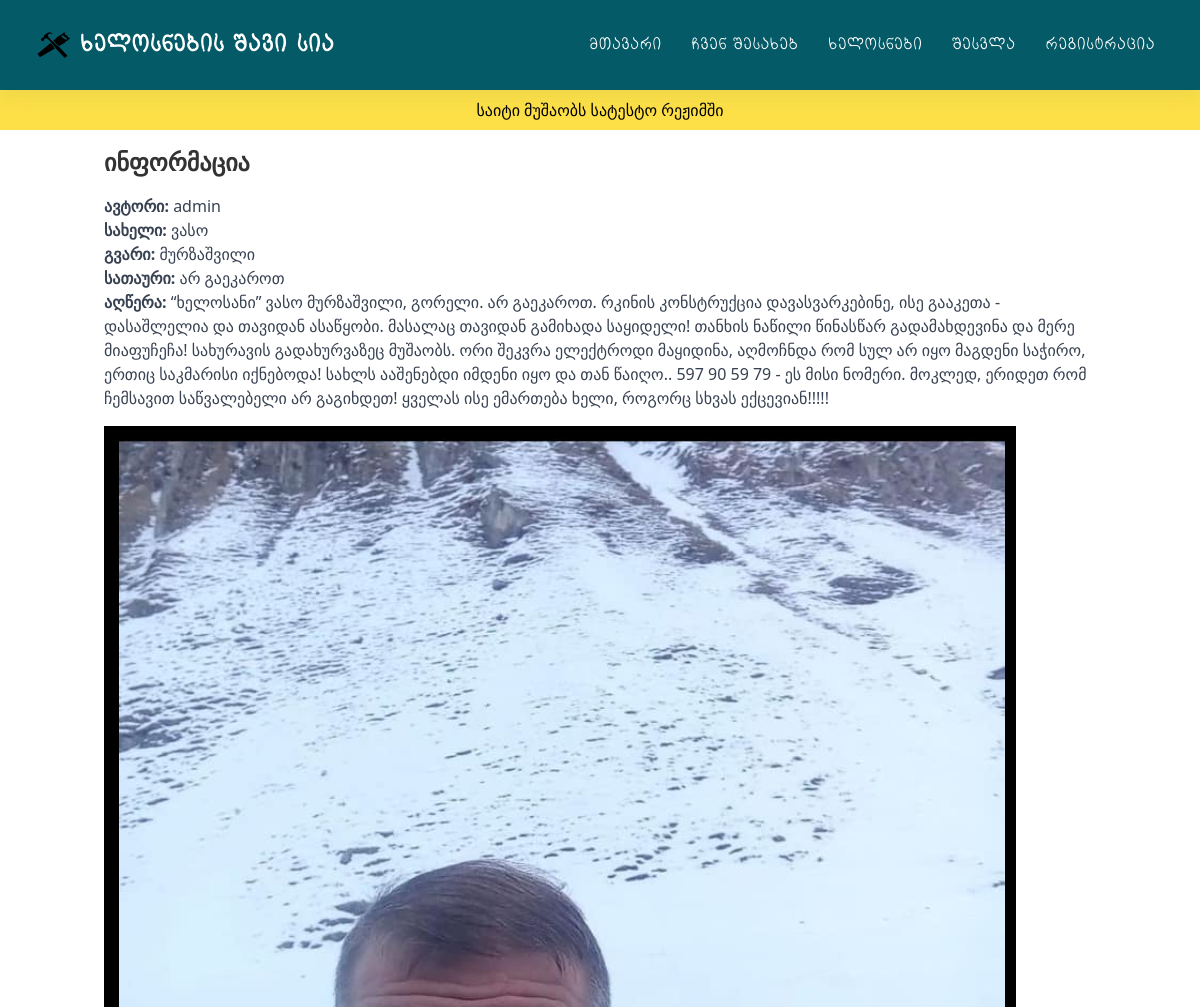
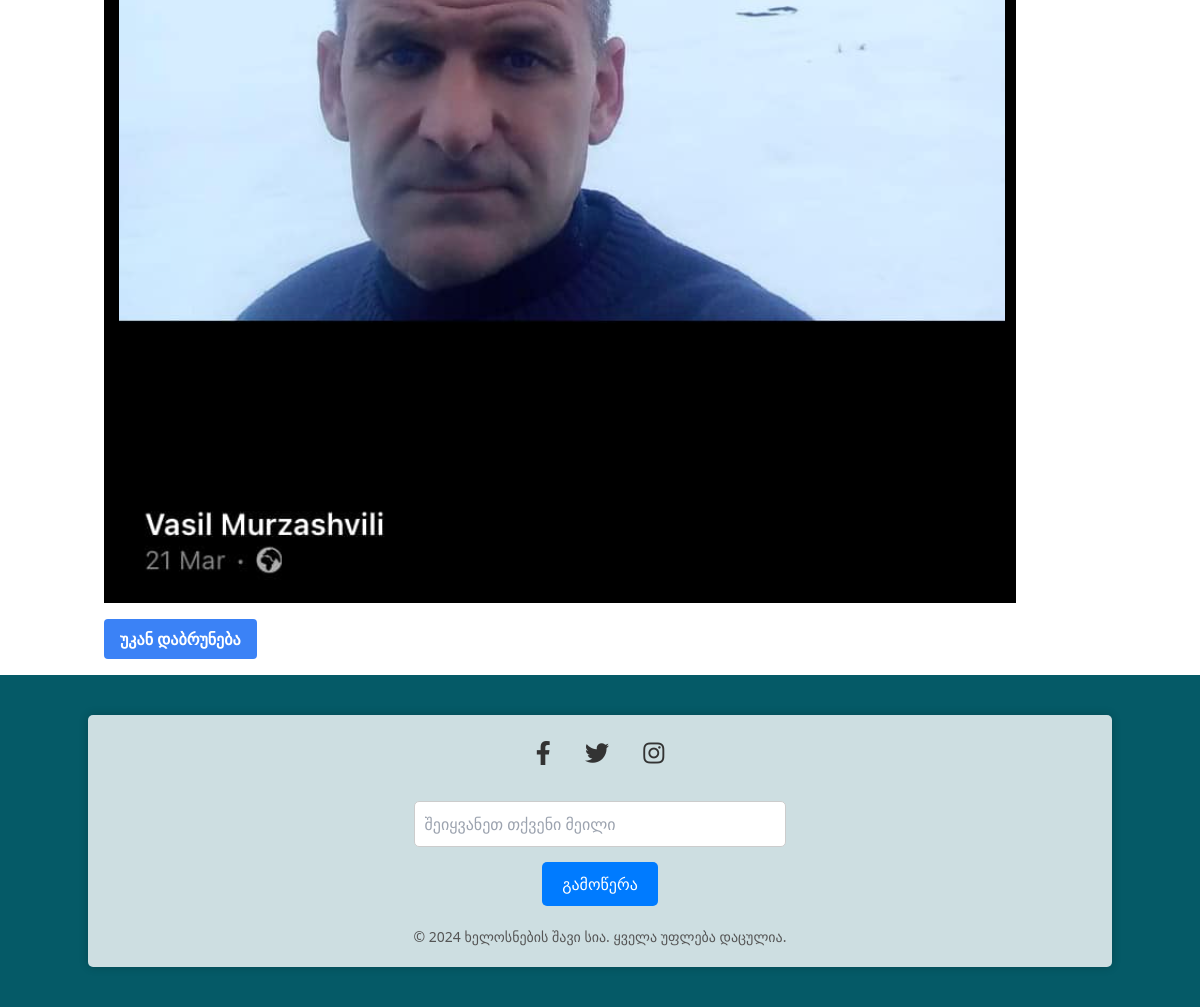
/view_post/2, run on the app's committed database (2 pictures, top to bottom).
### main.py (models this page shows, shortened)
class Users(db.Model):
    __tablename__ = "users"
    id = db.Column(db.Integer, primary_key=True)
    name = db.Column(db.String(10), unique=False, nullable=False)
    surname = db.Column(db.String(30), unique=False, nullable=False)
    username = db.Column(db.String(30), unique=True, nullable=False)
    password = db.Column(db.String(128), nullable=False)
    is_admin = db.Column(db.Boolean, default=False, nullable=False)
    posts = db.relationship("Posts", backref="author", lazy=True)

class Posts(db.Model):
    __tablename__ = "posts"
    id = db.Column(db.Integer, primary_key=True)
    name = db.Column(db.String(10), unique=False, nullable=False)
    surname = db.Column(db.String(30), unique=False, nullable=False)
    title = db.Column(db.String(100), unique=False, nullable=False)
    content = db.Column(db.String(1000), unique=False, nullable=False)
    photo = db.Column(db.String(100), nullable=True)  # New column for photo
    user_id = db.Column(db.Integer, db.ForeignKey("users.id"), nullable=False)
    date = db.Column(db.DateTime, default=datetime.utcnow)

### main.py (the view)
@app.route("/view_post/<int:post_id>")
def view_post(post_id):
    post = Posts.query.get_or_404(post_id)
    return render_template(
        "view_post.html", post=post, navigation_items=navigation_items
    )

### templates/view_post.html
{% extends "base.html" %}
{% block content %}
<div class="container mx-auto p-4">
    <h2 class="text-2xl font-bold mb-4">ინფორმაცია</h2>
    <p class="text-gray-700"><strong>ავტორი:</strong> {{ post.author.username }}</p>
    <p class="text-gray-700"><strong>სახელი:</strong> {{ post.name }}</p>
    <p class="text-gray-700"><strong>გვარი:</strong> {{ post.surname }}</p>
    <p class="text-gray-700"><strong>სათაური:</strong> {{ post.title }}</p>
    <p class="text-gray-700"><strong>აღწერა:</strong> {{ post.content }}</p>
    {% if post.photo %}
    <img src="{{ url_for('static', filename='uploads/' ~ post.photo) }}" class="mt-4" alt="Post Photo">
    {% else %}
    <p>No Photo</p>
    {% endif %}
    <a href="{{ url_for('workers') }}"
        class="bg-blue-500 hover:bg-blue-700 text-white font-bold py-2 px-4 rounded focus:outline-none focus:shadow-outline mt-4 inline-block">უკან
        დაბრუნება</a>
</div>
{% endblock %}

### static/style/main.css (style rules this page uses)
:root { --shss: #055a67; }
* { padding: 0; margin: 0; box-sizing: border-box; font-family: sans-serif; text-decoration: none; list-style: none; }
* { font-family: Nunito, sans-serif; }
* { box-sizing: border-box; }
img { vertical-align: middle; }
*, *::before, *::after { box-sizing: border-box; }
h2 { margin-bottom: 20px; font-size: 35px; font-weight: bolder; color: #333; }
a { text-decoration: none; color: var(--shss); font-weight: bold; }

### data on the page
Users: author.username "admin"
Posts: name "ვასო", surname "მურზაშვილი", title "არ გაეკაროთ", content "“ხელოსანი” ვასო მურზაშვილი, გორელი. არ გაეკაროთ. რკინის კონსტრუქცია დავასვარკებინე, ისე გააკეთა - დასაშლელია და თავიდან ასაწყობი. მასალაც თავიდან გამიხადა საყიდელი! თანხის ნაწილი წინასწარ გადამახდევინა და მერე მიაფუჩეჩა! სახურავის გადახურვაზეც მუშაობს. ორი შეკვრა ელექტროდი მაყიდინა, აღმოჩნდა რომ სულ არ იყო მაგდენი საჭირო, ერთიც საკმარისი იქნებოდა! სახლს ააშენებდი იმდენი იყო და თან წაიღო.. 597 90 59 79 - ეს მისი ნომერი. მოკლედ, ერიდეთ რომ ჩემსავით საწვალებელი არ გაგიხდეთ! ყველას ისე ემართება ხელი, როგორც სხვას ექცევიან!!!!!", photo (picture)

### other printed values
{{ item.label }} "მთავარი" "ჩვენ შესახებ" "ხელოსნები"
